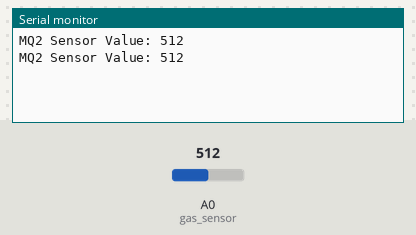
The sketch below on a simulated Arduino Uno, built with avr-gcc and run on an emulated ATmega328P. On the bench: the last lines printed to the serial monitor. The test bench sets the inputs (shaded band); at power-on: A0 (gas_sensor) = 512.

Above: at 1.8 s.
1.9 s: A0 (gas_sensor) set to 716
At 2.4 s:
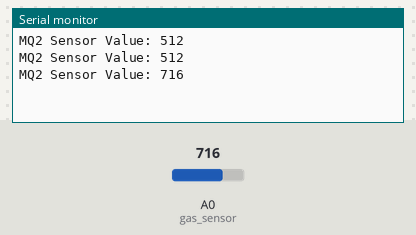
3.4 s: A0 (gas_sensor) set to 900
At 4.8 s:
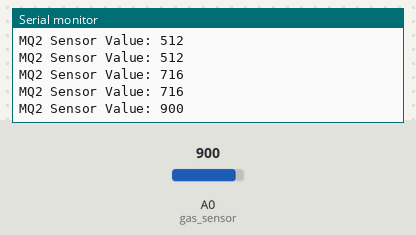
Timing chart, 0 to 6.4 s (numbered marks = the images above; inputs shaded):
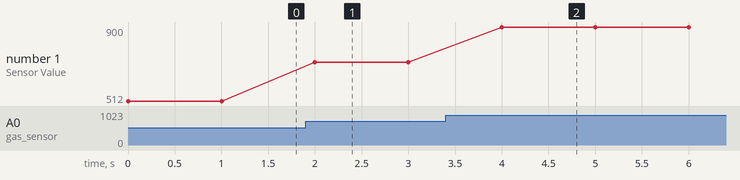

Measured:
- after the input at 1.9 s, the serial monitor: prints a new line after 0.10 s (image 1)
- after the input at 3.4 s, the serial monitor: prints a new line after 0.60 s (image 2)
- plotted number 1: 512 → 716 after the input at 1.9 s, 716 → 900 after the input at 3.4 s

The sketch:

MQ2.ino
```cpp
/*
Monitor MQ2 sensing

HARDWARE:
Arduino UNO
QM2 smoke detector

*/

int gas_sensor = A0;
int sensorValue;

void setup() {
  Serial.begin(9600);
}

void loop() {
  sensorValue = analogRead(gas_sensor);
  Serial.print("MQ2 Sensor Value: ");
  Serial.println(sensorValue);
  delay(1000);
}
```
